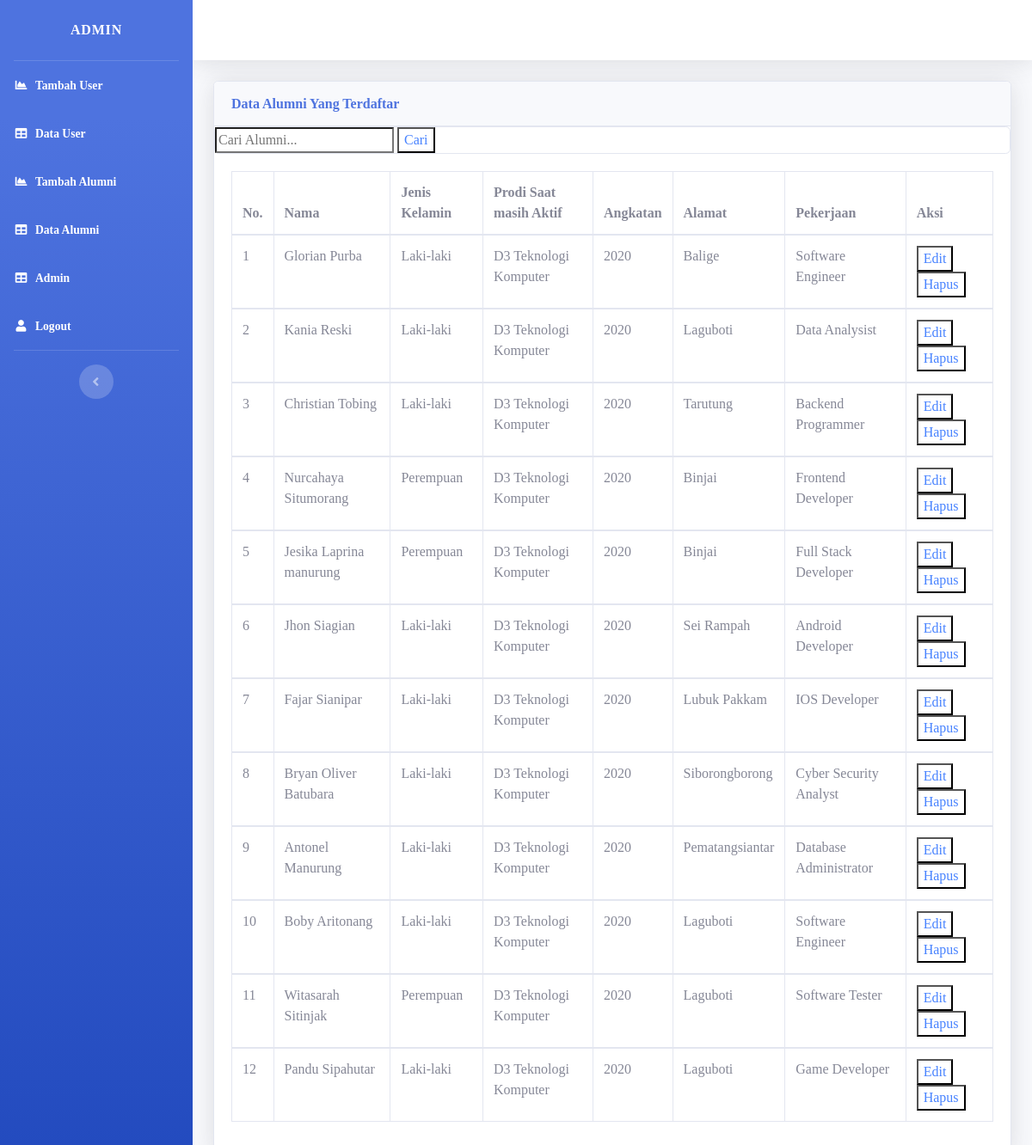
Page /tables.php (signed in) on the committed database.
### tables this page shows
CREATE TABLE `data` (
  `id` int(11) NOT NULL,
  `Nama` varchar(150) NOT NULL,
  `Jk` varchar(30) NOT NULL,
  `Prodi` varchar(50) NOT NULL,
  `Angkatan` int(11) NOT NULL,
  `Alamat` varchar(150) NOT NULL,
  `Pekerjaan` varchar(150) NOT NULL
);

### tables.php (the view, shortened to what this page needs)
<?php
include "functions.php";
$result = mysqli_query($connect,"SELECT * FROM data");
?>
<!DOCTYPE html>
<html lang="en">
<head>
    <link href="vendor/fontawesome-free/css/all.min.css" rel="stylesheet" type="text/css">
    <link href="css/sb-admin-2.min.css" rel="stylesheet">
    <link href="css3/style.css" rel="stylesheet">
    <link href="vendor/datatables/dataTables.bootstrap4.min.css" rel="stylesheet">
</head>
<body id="page-top">
    <div id="wrapper">
        <ul class="navbar-nav bg-gradient-primary sidebar sidebar-dark accordion" id="accordionSidebar">
            <a class="sidebar-brand d-flex align-items-center justify-content-center" href="">
                <div class="sidebar-brand-text mx-3">ADMIN<sup></sup></div>
            </a>
            <hr class="sidebar-divider my-0">
            <li class="nav-item active">
                <a class="nav-link" href="tambahuser.php">
                    <i class="fas fa-fw fa-chart-area"></i>
                    <span>Tambah User</span></a>
            </li>
             <li class="nav-item active">
                <a class="nav-link" href="datauser.php">
                    <i class="fas fa-fw fa-table"></i>
                    <span>Data User</span></a>
            </li>
            <li class="nav-item active">
                <a class="nav-link" href="tambahalumni.php">
                    <i class="fas fa-fw fa-chart-area"></i>
                    <span>Tambah Alumni</span></a>
            </li>
            <li class="nav-item active">
                <a class="nav-link" href="tables.php">
                    <i class="fas fa-fw fa-table"></i>
                    <span>Data Alumni</span></a>
            </li>
            <li class="nav-item active">
                <a class="nav-link" href="tambahadmin.php">
                    <i class="fas fa-fw fa-table"></i>
                    <span>Admin</span></a>
            </li>
            <li class="nav-item active">
                <a class="nav-link" href="logout.php">
                    <i class="fas fa-fw fa-user"></i>
                    <span>Logout</span></a>
            </li>
            <hr class="sidebar-divider d-none d-md-block">
            <div class="text-center d-none d-md-inline">
                <button class="rounded-circle border-0" id="sidebarToggle"></button>
            </div>
        </ul>
        <div id="content-wrapper" class="d-flex flex-column">
            <div id="content">
                <nav class="navbar navbar-expand navbar-light bg-white topbar mb-4 static-top shadow">
                </nav>
                <div class="container-fluid">
                    <div class="card shadow mb-4">
                        <div class="card-header py-3">
                            <h6 class="m-0 font-weight-bold text-primary">Data Alumni Yang Terdaftar</h6>
                        </div>
                         <div class="card">
                        <form action="" method="POST">
                             <input type="text" name="keyword" class="hola" autofocus placeholder="Cari Alumni..." autocomplete="off">
                             <button class="hola" type="submit" name="cari">Cari</button>
                        </form>
                        </div>
                        <div class="card-body">
                            <div class="table-responsive">
                                <table class="table table-bordered" id="dataTable" width="100%" cellspacing="0">
                                    <thead>
                                       <tr>
                                            <th>No.</th>
                                            <th>Nama</th>
                                            <th>Jenis Kelamin</th>
                                            <th>Prodi Saat masih Aktif</th>
                                            <th>Angkatan</th>
                                            <th>Alamat</th>
                                            <th>Pekerjaan</th>
                                            <th>Aksi</th>
                                        </tr>
                                    </thead>
                                      <?php $i = 1; ?>
                                        <?php foreach ($result as $row) { ?>
                                        <tbody>
                                        <tr>
                                            <td><?= $i; ?></td>
                                            <td><?= $row["Nama"]; ?></td>
                                            <td><?= $row["Jk"]; ?></td>
                                            <td><?= $row["Prodi"]; ?></td>
                                            <td><?= $row["Angkatan"]; ?></td>
                                            <td><?= $row["Alamat"]; ?></td>
                                            <td><?= $row["Pekerjaan"]; ?></td>
                                            <td>
                                                <a href="edit.php?id=<?= $row['id']; ?>"><button class="hola" >Edit</button></a>
                                                <a href="hapus.php?id=<?= $row['id']; ?>"><button class="hola" onclick="return confirm('apakah anda yakin ingin menghapusnya?'); ">Hapus</button></a>
                                            </td>
                                        </tr>
                                        </tbody>
                                        <?php $i++; ?>
                                        <?php } ?>
                                </table>
                            </div>
                        </div>
                    </div>
                </div>
            </div>
        </div>
    </div>
</body>
</html>

### css3/style.css (style rules this page uses)
body { font-family: 'Raleway', 'sans-serif'; background-color: #fff; }
.hola { color:#4883ff; background-color: transparent; }
ul { list-style: none; margin: 0; padding: 0; }
.accordion li { position: relative; }

### rows in the picture
data: Nama "Glorian Purba", Jk "Laki-laki", Prodi "D3 Teknologi Komputer", Angkatan "2020", Alamat "Balige", Pekerjaan "Software Engineer"
data: Nama "Kania Reski", Jk "Laki-laki", Prodi "D3 Teknologi Komputer", Angkatan "2020", Alamat "Laguboti", Pekerjaan "Data Analysist"
data: Nama "Christian Tobing", Jk "Laki-laki", Prodi "D3 Teknologi Komputer", Angkatan "2020", Alamat "Tarutung", Pekerjaan "Backend Programmer"
data: Nama "Nurcahaya Situmorang", Jk "Perempuan", Prodi "D3 Teknologi Komputer", Angkatan "2020", Alamat "Binjai", Pekerjaan "Frontend Developer"
data: Nama "Jesika Laprina manurung", Jk "Perempuan", Prodi "D3 Teknologi Komputer", Angkatan "2020", Alamat "Binjai", Pekerjaan "Full Stack Developer"
data: Nama "Jhon Siagian", Jk "Laki-laki", Prodi "D3 Teknologi Komputer", Angkatan "2020", Alamat "Sei Rampah", Pekerjaan "Android Developer"
data: Nama "Fajar Sianipar", Jk "Laki-laki", Prodi "D3 Teknologi Komputer", Angkatan "2020", Alamat "Lubuk Pakkam", Pekerjaan "IOS Developer"
data: Nama "Bryan Oliver Batubara", Jk "Laki-laki", Prodi "D3 Teknologi Komputer", Angkatan "2020", Alamat "Siborongborong", Pekerjaan "Cyber Security Analyst"
data: Nama "Antonel Manurung", Jk "Laki-laki", Prodi "D3 Teknologi Komputer", Angkatan "2020", Alamat "Pematangsiantar", Pekerjaan "Database Administrator"
data: Nama "Boby Aritonang", Jk "Laki-laki", Prodi "D3 Teknologi Komputer", Angkatan "2020", Alamat "Laguboti", Pekerjaan "Software Engineer"
data: Nama "Witasarah Sitinjak", Jk "Perempuan", Prodi "D3 Teknologi Komputer", Angkatan "2020", Alamat "Laguboti", Pekerjaan "Software Tester"
data: Nama "Pandu Sipahutar", Jk "Laki-laki", Prodi "D3 Teknologi Komputer", Angkatan "2020", Alamat "Laguboti", Pekerjaan "Game Developer"
